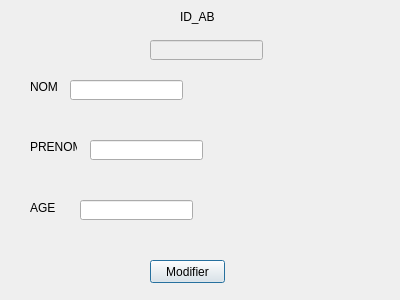
<?xml version="1.0" encoding="UTF-8"?>
<ui version="4.0">
 <class>modifier_ab</class>
 <widget class="QDialog" name="modifier_ab">
  <property name="geometry">
   <rect>
    <x>0</x>
    <y>0</y>
    <width>400</width>
    <height>300</height>
   </rect>
  </property>
  <property name="windowTitle">
   <string>Dialog</string>
  </property>
  <widget class="QPushButton" name="MOD">
   <property name="geometry">
    <rect>
     <x>150</x>
     <y>260</y>
     <width>75</width>
     <height>23</height>
    </rect>
   </property>
   <property name="text">
    <string>Modifier</string>
   </property>
  </widget>
  <widget class="QLabel" name="label">
   <property name="geometry">
    <rect>
     <x>180</x>
     <y>10</y>
     <width>47</width>
     <height>14</height>
    </rect>
   </property>
   <property name="text">
    <string>ID_AB</string>
   </property>
  </widget>
  <widget class="QLabel" name="label_2">
   <property name="geometry">
    <rect>
     <x>30</x>
     <y>80</y>
     <width>47</width>
     <height>14</height>
    </rect>
   </property>
   <property name="text">
    <string>NOM</string>
   </property>
  </widget>
  <widget class="QLabel" name="label_3">
   <property name="geometry">
    <rect>
     <x>30</x>
     <y>140</y>
     <width>47</width>
     <height>14</height>
    </rect>
   </property>
   <property name="text">
    <string>PRENOM</string>
   </property>
  </widget>
  <widget class="QLabel" name="label_4">
   <property name="geometry">
    <rect>
     <x>30</x>
     <y>200</y>
     <width>31</width>
     <height>16</height>
    </rect>
   </property>
   <property name="text">
    <string>AGE</string>
   </property>
  </widget>
  <widget class="QLineEdit" name="ID_ABMOD">
   <property name="enabled">
    <bool>false</bool>
   </property>
   <property name="geometry">
    <rect>
     <x>150</x>
     <y>40</y>
     <width>113</width>
     <height>20</height>
    </rect>
   </property>
  </widget>
  <widget class="QLineEdit" name="NOM_MOD">
   <property name="geometry">
    <rect>
     <x>70</x>
     <y>80</y>
     <width>113</width>
     <height>20</height>
    </rect>
   </property>
  </widget>
  <widget class="QLineEdit" name="PRENOM_MOD">
   <property name="geometry">
    <rect>
     <x>90</x>
     <y>140</y>
     <width>113</width>
     <height>20</height>
    </rect>
   </property>
  </widget>
  <widget class="QLineEdit" name="AGE_MOD">
   <property name="geometry">
    <rect>
     <x>80</x>
     <y>200</y>
     <width>113</width>
     <height>20</height>
    </rect>
   </property>
  </widget>
 </widget>
 <resources/>
 <connections/>
</ui>
